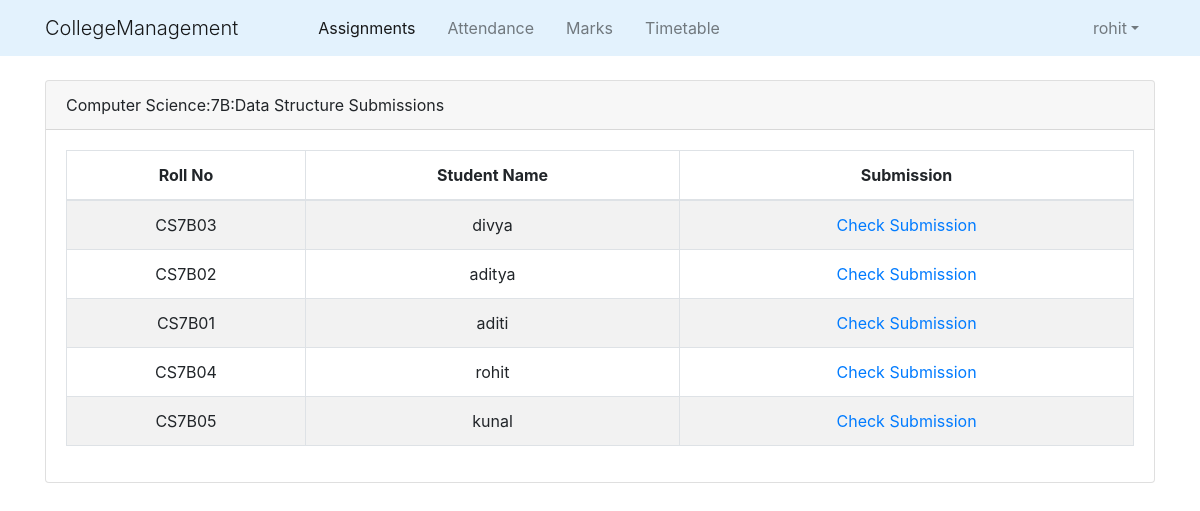
/staff/check_submissions/12 (signed in), run on the app's committed database.
### college_info/models.py (models this page shows, shortened)
class User(AbstractUser):
    @property
    def is_student(self):
        if hasattr(self,'student'):
            return True
        else:
            return False

class Assignment(models.Model):
    teach = models.ForeignKey(Teaches,on_delete=models.CASCADE)
    title = models.CharField(max_length=100)
    message = models.TextField()
    submission_date = models.DateField()
    doc = models.FileField(upload_to='assignments')
    def __str__(self):
        return '{}'.format(self.teach)

class Teaches(models.Model):
    batch = models.ForeignKey(Batch,on_delete=models.CASCADE)
    course = models.ForeignKey(Course,on_delete=models.CASCADE)
    staff = models.ForeignKey(Staff,on_delete=models.CASCADE)
    class Meta:
        unique_together=['batch','course','staff']
    def __str__(self):
        btch = Batch.objects.get(id = self.batch_id)
        crs = Course.objects.get(id = self.course_id)
        stf = Staff.objects.get(id=self.staff_id)
        return '{}:{}'.format(btch,crs)

class Batch(models.Model):
    id= models.CharField(primary_key=True,max_length=50)
    department = models.ForeignKey(Dept,on_delete=models.CASCADE)
    section = models.CharField(max_length=50)
    sem =models.IntegerField()
    def __str__(self):
        d = Dept.objects.get(name=self.department)
        return '{}:{}{}'.format(d.name,self.sem,self.section)

class Dept(models.Model):
    id = models.CharField(primary_key=True,max_length=50)
    name= models.CharField(max_length=50)
    def __str__(self):
        return '{}'.format(self.name)

class Course(models.Model):
    id = models.CharField(primary_key=True,max_length=50)
    name = models.CharField(max_length=50)
    department = models.ForeignKey(Dept,on_delete=models.CASCADE)
    def __str__(self):
        return '{}'.format(self.name)

class Submission(models.Model):
    assignment = models.ForeignKey(Assignment,on_delete=models.CASCADE)
    student = models.ForeignKey(Student,on_delete=models.CASCADE)
    doc = models.FileField(upload_to='submissions')

class Student(models.Model):
    user = models.OneToOneField(User,on_delete=models.CASCADE)
    roll_no = models.CharField(primary_key=True,max_length=50)
    batch_id =models.ForeignKey(Batch,on_delete=models.CASCADE)
    name = models.CharField(max_length=50)
    DOB =models.DateField()

### college_info/views.py (the view)
# urls.py: path('staff/check_submissions/<slug:assignment_id>',views.check_submission,name='check_submission'),
@login_required()
def check_submission(request,assignment_id):
    submissions= Submission.objects.filter(assignment__id= assignment_id)
    assignment = Assignment.objects.get(id = assignment_id)
    context={
        'submissions':submissions,
        'assignment':assignment
    }
    return render(request,'college_info/staff_check_submission.html',context)

### college_info/templates/college_info/staff_check_submission.html
{% extends "college_info/base.html" %}
{% block content %}
    <div class="container">
        {% if submissions %}
            <div class="card">
                <div class="card-header">
                    {{ assignment }} Submissions
                </div>
                <div class="card-body">
                    <div class="table-responsive">
                        <table class="table table-bordered table-striped text-center">
                            <thead>
                                <tr>
                                    <th scope="col">Roll No</th>
                                    <th scope="col">Student Name</th>
                                    <th scope="col">Submission</th>
                                </tr>
                            </thead>
                            <tbody>
                                {% for submit in submissions %}
                                    <tr>
                                        <td>{{ submit.student.roll_no }}</td>
                                        <td>{{ submit.student.name }}</td>
                                        <td><a href="{{ submit.doc.url }}">Check Submission</a></td>
                                    </tr>
                                {% endfor %}
                            </tbody>
                        </table>
                    </div>
                </div>
            </div>
        {% else %}
            <h2>No Submission</h2>
        {% endif %}
    </div>
{% endblock %}

### college_info/templates/college_info/base.html (shortened to what this page needs)
{% load static %}
<!DOCTYPE html>
<html lang="en" dir="ltr">
  <head>
    <link rel="stylesheet" href="https://maxcdn.bootstrapcdn.com/bootstrap/4.0.0/css/bootstrap.min.css">
    <link href="//cdn.bootcss.com/bootstrap-datetimepicker/4.17.44/css/bootstrap-datetimepicker.min.css" rel="stylesheet">
    <link rel="stylesheet" type="text/css" href="{% static 'college_info/style.css' %}">
    <link rel="stylesheet" href="http://code.jquery.com/ui/1.11.0/themes/smoothness/jquery-ui.css">
  </head>
  <body>
    <header class="site-header topheader">
      <nav class="navbar navbar-expand-md navbar-light fixed-top" style="background-color:#e3f2fd">
        {% if request.user.is_authenticated %}
        <div class="container">
          <span class="navbar-brand display-1">CollegeManagement</span>
          <div class="collapse navbar-collapse" id="navbarcontent">
            <div class="navbar-nav ml-5">
              <a class="nav-item nav-link active mx-2 " href="{% url 'home' %}">Assignments</a>
              {% if request.user.is_student %}
                <a class="nav-item nav-link mx-2" href="{% url 'student_attendance' request.user.student.roll_no %}">Attendance</a>
              {% else %}
                <a class="nav-item nav-link mx-2" href="{% url 'staff_teaches' request.user.staff.id 1 %}">Attendance</a>
              {% endif %}
              {% if request.user.is_student %}
                <a class="nav-item nav-link mx-2" href="{% url 'student_marks' request.user.student.roll_no %}">Marks</a>
              {% else %}
                <a class="nav-item nav-link mx-2" href="{% url 'staff_teaches' request.user.staff.id 2 %}">Marks</a>
              {% endif %}
              {% if request.user.is_student %}
                <a class="nav-item nav-link mx-2" href="{% url 'student_timetable' request.user.student.batch_id.id %}">Timetable</a>
              {% else %}
                <a class="nav-item nav-link mx-2" href="{% url 'staff_timetable' request.user.staff.id %}">Timetable</a>
              {% endif %}
            </div>
            <ul class="navbar-nav ml-auto">
              <li class="nav-item dropdown ml-5">
                <a class="nav-link dropdown-toggle mx-2 " id="navbarDropdown" data-toggle="dropdown" href="#">{{ request.user.username }}</a>
              </li>
            </ul>
          </div>
        </div>
        {% else %}
        <div class="container justify-content-center">
          <span class="navbar-brand display-1 ">CollegeManagement</span>
        </div>
        {% endif %}
      </nav>
    </header>
    {% block content %}{% endblock %}
  </body>
</html>

### college_info/static/college_info/style.css (style rules this page uses)
body { margin-top:5rem; }

### data on the page
User: user.username "rohit"
Assignment: teach.name "Computer Science:7B:Data Structure"
Submission: student.roll_no "CS7B03", student.name "divya"
Submission: student.roll_no "CS7B02", student.name "aditya"
Submission: student.roll_no "CS7B01", student.name "aditi"
Submission: student.roll_no "CS7B04", student.name "rohit"
Submission: student.roll_no "CS7B05", student.name "kunal"
